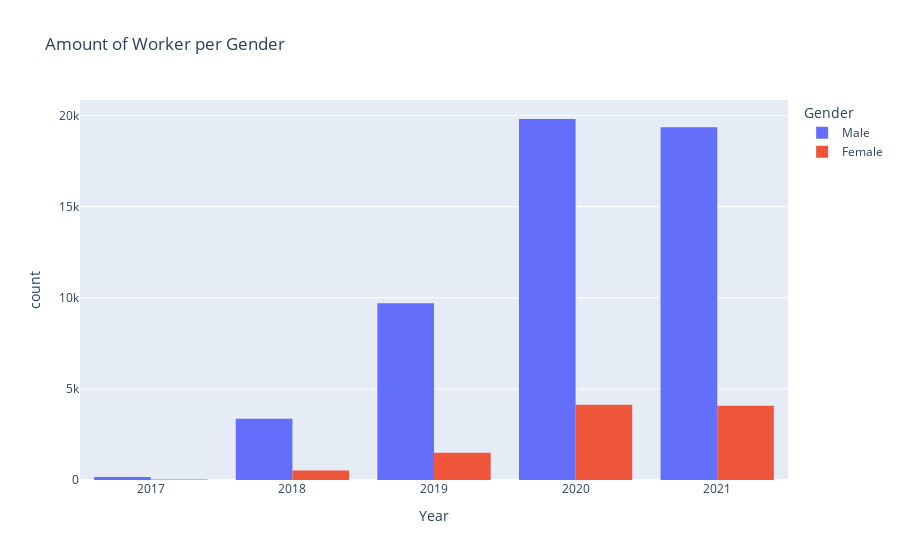

Here is the notebook cell this chart was saved with:
### Code cell
db["timestamp"] = pd.to_datetime(db["timestamp"]).dt.date
db["year"] = pd.DatetimeIndex(db['timestamp']).year
db["year"].value_counts()
px.histogram(db, x = "year", color = "gender" ,barmode = "group",title="Amount of Worker per Gender"
            ,labels = {"year":"Year","gender":"Gender"})

### Figure 1 — Plotly figure (JSON) as saved in the notebook; plotly's stock layout.template omitted (floating-point values rounded to 4 significant figures; data arrays with more than 128 entries replaced by an {"elided": "..."} marker saying what was removed)
{"data": [{"alignmentgroup": "True", "bingroup": "x", "hovertemplate": "Gender=Male<br>Year=%{x}<br>count=%{y}<extra></extra>", "legendgroup": "Male", "marker": {"color": "#636efa", "pattern": {"shape": ""}}, "name": "Male", "offsetgroup": "Male", "orientation": "v", "showlegend": true, "type": "histogram", "x": {"elided": "52398 int values"}, "xaxis": "x", "yaxis": "y"}, {"alignmentgroup": "True", "bingroup": "x", "hovertemplate": "Gender=Female<br>Year=%{x}<br>count=%{y}<extra></extra>", "legendgroup": "Female", "marker": {"color": "#EF553B", "pattern": {"shape": ""}}, "name": "Female", "offsetgroup": "Female", "orientation": "v", "showlegend": true, "type": "histogram", "x": {"elided": "10244 int values"}, "xaxis": "x", "yaxis": "y"}], "layout": {"barmode": "group", "legend": {"title": {"text": "Gender"}, "tracegroupgap": 0}, "title": {"text": "Amount of Worker per Gender"}, "xaxis": {"anchor": "y", "domain": [0, 1], "title": {"text": "Year"}}, "yaxis": {"anchor": "x", "domain": [0, 1], "title": {"text": "count"}}}}
